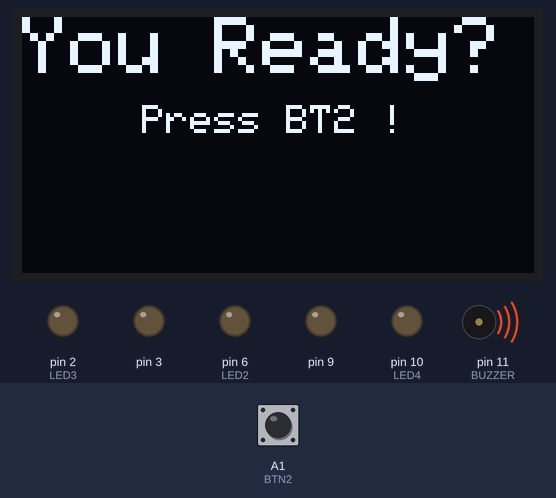
This sketch was run on a simulated Arduino Nano, built with avr-gcc and run on an emulated ATmega328P. Shown: 128×64 one-colour display, output pins drawn as LEDs (lit = HIGH), buzzer (waves = sounding, pin HIGH). The inputs (shaded band) are chosen by the test bench; at power-on: A1 (BTN2) HIGH.

Above: at 1.2 s.
1.3 s: A1 (BTN2) pulled LOW for 0.15 s
At 3.9 s:
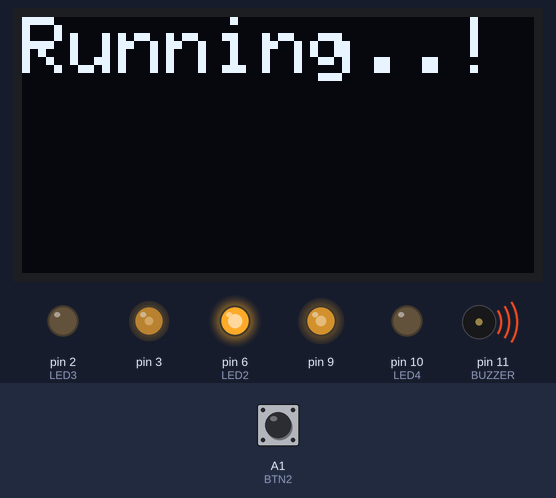
At 8.8 s:
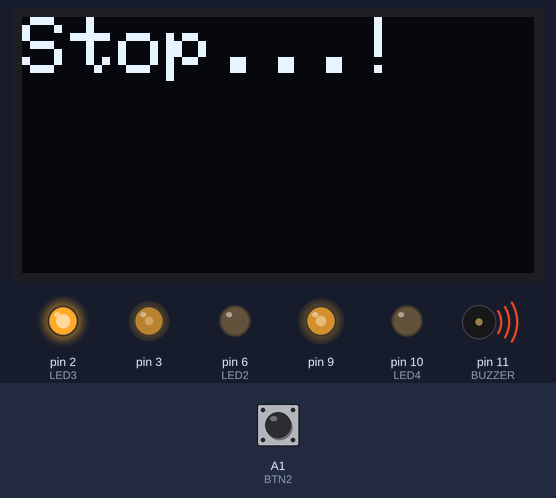
Timing chart, 0 to 25.5 s (numbered marks = the images above; inputs shaded):
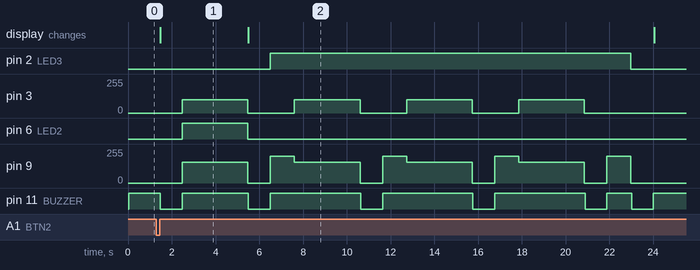

Measured:
- after the input at 1.3 s, pin 2 (LED3): LOW → HIGH after 5.2 s, → LOW 16.5 s later; pin 3: alternates 100/255 for 3.0 s and 0/255 for 2.1 s, starting after 1.2 s
- what the display in image 1 shows lasts 4.0 s, from 1.5 s to 5.5 s

The sketch:

Go_Follow_Square_Path.ino
```cpp
/*
  Report Lab 3 (Week 19) - Group 03
  Purposes:
    + Get started with the engineering field
    + Control the car going the square path
    + Understand how to use Arduino Nano Board
  Members:
    Huynh Lam Bao Trung - 2451186 (leader)
    Nguyen Trung Hieu - 2451051
    Phan Trung Nhan - 2451127
    Le Nam Thang - 2451161
*/


#include "BTNLED.h"
#include "MOTOR.h"
#include "OLED.h"
// ********************************** //
#define ON 1
#define OFF 2
// ********************************** //
bool Running;

void oledStart() {clearDisplay();writeText(0, 0, "You Ready?", 2);writeText(0, 22, "     Press BT2 !", 1);show();}
void oled(String status) {clearDisplay();writeText(0, 0, status, 2);show();}

/////////////////////////////////////////////////////////////////////////////////////////////////////////
void setup() {
  initOled();
  initGpio();
  oledStart();
  Running = false;
}
////////loop main system //////////
void loop() {
begin:
  if (btnPush(BTN2)) {
    oled("Running..!");
    Running = true;
  }
  while (!Running) goto begin;

  ////////////// Student write here//////////////////
  // Notifying that the car starts going
  buzzer(1000);
  controlLed(LED3, ON);

  for (int i = 0; i < 4; i++) {
    // By trying many times, we identified that the left motor has 1.55 times power as the right motor.
    speedBothMotorTime(100, 155, 3000);

    speedBothMotor(0, 0);
    controlLed(LED3, OFF);
    oled("Stop...!");
    buzzer(1000);

    //  To turn left , the 1.1 second is the perfect time to turn left completely
    controlLed(LED2, ON);
    speedBothMotorTime(0, 200, 1100);
    speedBothMotor(0, 0);
  }
  // Stop going
  controlLed(LED2, OFF);
  oled("Stop...!");
  buzzer(1000);
  // Reset the state
  oledStart();
  Running = false;
}
```

BTNLED.cpp
```cpp
#include "BTNLED.h"
#include "Arduino.h"

void initGpio(){
  pinMode(LED4,OUTPUT);
  pinMode(LED3,OUTPUT);
  pinMode(LED2,OUTPUT);
  pinMode(BTN1,INPUT_PULLUP);
  pinMode(BTN2,INPUT_PULLUP);
  pinMode(BTN3,INPUT_PULLUP);
  pinMode(BUZZER,OUTPUT);
  digitalWrite(BUZZER,HIGH);
}

void buzzer(int time_ms){
    digitalWrite(BUZZER,LOW);
    delay(time_ms);
    digitalWrite(BUZZER,HIGH);
}
void controlLed(int ledNumber, int stt){
  if(ledNumber==LED4)
    (stt == 1)? digitalWrite(LED4,HIGH):digitalWrite(LED4,LOW);
  else if(ledNumber==LED2)
    (stt == 1)? digitalWrite(LED3,HIGH):digitalWrite(LED3,LOW);
  else
    (stt == 1)? digitalWrite(LED2,HIGH):digitalWrite(LED2,LOW);
}

bool btnPush(int btnNumber){
  if(btnNumber == BTN1){
      if(digitalRead(BTN1)==0){
        while(digitalRead(BTN1)==0);
        return true;
    }
   }
  else if(btnNumber == BTN2){
      if(digitalRead(BTN2)==0){
        while(digitalRead(BTN2)==0);
        return true;
    }
   }
  else if(btnNumber == BTN3){
      if(digitalRead(BTN3)==0){
        while(digitalRead(BTN3)==0);
        return true;
    }
  }
  return false;
}
```

BTNLED.h
```cpp
#define BTNLED_H
#define LED4 10
#define LED2 6
#define LED3 2
#define BTN1 A0
#define BTN2 A1
#define BTN3 A2
#define BUZZER 11
// function init Gpio button and led
void initGpio(void);

//function onoff led
void controlLed(int ledNumber, int stt);

// function button press return true
bool btnPush(int btnNumber);

void buzzer(int time_ms);
```

MOTOR.cpp
```cpp
#include "MOTOR.h"
#include "Arduino.h"

void speedMotorLeft(int Speed){
  if(Speed>255)
     Speed=255;
  else if(Speed<-255)
     Speed =-255;

  if(Speed>=0){
  digitalWrite(7, HIGH);
  digitalWrite(8, LOW);
  analogWrite(9,Speed);
  }
  else if(Speed<0){
  digitalWrite(7, LOW);
  digitalWrite(8, HIGH);
  analogWrite(9,-Speed);
  }
}
void speedMotorRight(int Speed){
  if(Speed>255)
     Speed=255;
  else if(Speed<-255)
     Speed =-255;

  if(Speed>=0){
  digitalWrite(4, HIGH);
  digitalWrite(5, LOW);
  analogWrite(3,Speed);
  }
  if(Speed<0){
  digitalWrite(4, LOW);
  digitalWrite(5, HIGH);
  analogWrite(3,-Speed);
  }
}
void speedBothMotor(int Speed1,int Speed2){
  speedMotorRight(Speed1);
  speedMotorLeft(Speed2);
}
void speedBothMotorTime(int Speed1,int Speed2,unsigned int Time){
  speedMotorRight(Speed1);
  speedMotorLeft(Speed2);
  delay(Time);
  speedBothMotor(0,0);
}
```

MOTOR.h
```cpp
#define MOTOR_H
// function setup speed motor right
void speedMotorRight(int Speed);

// function setup speed motor left
void speedMotorLeft(int Speed);

// function setup speed both motor left and right
void speedBothMotor(int Speed1,int Speed2);

// function setup speed both motor left,right and run time
void speedBothMotorTime(int Speed1,int Speed2,unsigned int Time);
```

OLED.cpp
```cpp
#include "OLED.h"

Adafruit_SSD1306 display(12);


void writeText(int16_t x, int16_t y, String string, int size){
  display.setTextSize(size);
  display.setTextColor(WHITE);
  display.setCursor(x,y);
  display.println(string);

}
void initOled(){
  display.begin(SSD1306_SWITCHCAPVCC, 0x3C);
}
void clearDisplay(){
  display.clearDisplay();
}
void show(){
  display.display();
}
```

OLED.h
```cpp
#define OLED_H
#include <Wire.h>
//#include <Adafruit_GFX.h>
#include <Adafruit_SSD1306.h>

// function init LCD
void initOled();


// function write text on screen
void writeText(int16_t x, int16_t y, String str,int Size);

// function clear display
void clearDisplay();

// function display on screen
void show();
```
